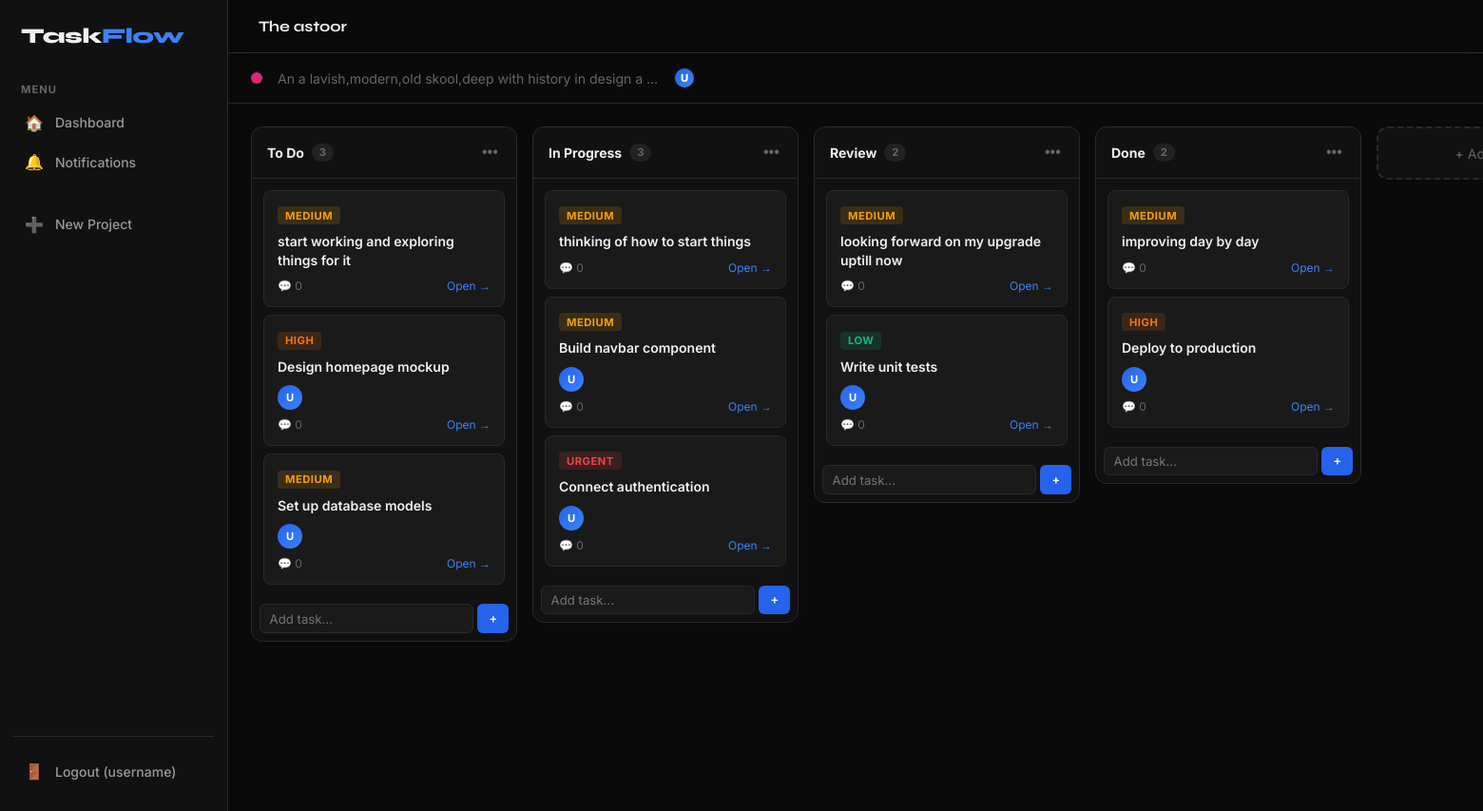
Page /board/1/ (signed in) on the committed database.
### projects/models.py (models this page shows, shortened)
class Project(models.Model):
    name = models.CharField(max_length=200)
    description = models.TextField(blank=True)
    owner = models.ForeignKey(User, on_delete=models.CASCADE, related_name='owned_projects')
    members = models.ManyToManyField(User, related_name='projects', blank=True)
    color = models.CharField(max_length=7, default='#7c3aed')
    created_at = models.DateTimeField(auto_now_add=True)
    updated_at = models.DateTimeField(auto_now=True)

class Column(models.Model):
    project = models.ForeignKey(Project, on_delete=models.CASCADE, related_name='columns')
    name = models.CharField(max_length=100)
    order = models.PositiveIntegerField(default=0)
    color = models.CharField(max_length=7, default='#2a2a2a')
    class Meta:
        ordering = ['order']

class Task(models.Model):
    PRIORITY_CHOICES = [
        ('low', 'Low'),
        ('medium', 'Medium'),
        ('high', 'High'),
        ('urgent', 'Urgent'),
    ]
    column = models.ForeignKey(Column, on_delete=models.CASCADE, related_name='tasks')
    title = models.CharField(max_length=200)
    description = models.TextField(blank=True)
    assignees = models.ManyToManyField(User, related_name='assigned_tasks', blank=True)
    created_by = models.ForeignKey(User, on_delete=models.CASCADE, related_name='created_tasks')
    priority = models.CharField(max_length=10, choices=PRIORITY_CHOICES, default='medium')
    due_date = models.DateField(null=True, blank=True)
    order = models.PositiveIntegerField(default=0)
    created_at = models.DateTimeField(auto_now_add=True)
    updated_at = models.DateTimeField(auto_now=True)
    class Meta:
        ordering = ['order', 'created_at']

### projects/views.py (the view)
# urls.py: path('board/<int:project_id>/', views.board, name='board'),
@login_required
def board(request, project_id):
    project = get_object_or_404(Project, id=project_id)
    if request.user != project.owner and request.user not in project.members.all():
        return redirect('dashboard')
    columns = project.columns.prefetch_related(
        'tasks', 'tasks__assignees', 'tasks__comments'
    )
    members = list(project.members.all()) + [project.owner]
    return render(request, 'projects/board.html', {
        'project': project,
        'columns': columns,
        'members': members,
    })

### templates/projects/board.html (shortened to what this page needs)
{% extends 'projects/base.html' %}
{% block topbar_title %}{{ project.name }}{% endblock %}
{% block content %}
<div style="display:flex;align-items:center;justify-content:space-between;padding:.75rem 1.5rem;border-bottom:1px solid var(--border)">
  <div style="display:flex;align-items:center;gap:1rem">
    <span style="width:12px;height:12px;border-radius:50%;background:{{ project.color }};display:inline-block"></span>
    <span style="font-size:.875rem;color:var(--text-muted)">{{ project.description|truncatechars:60 }}</span>
    <div style="display:flex;">
      <div class="member-avatar" style="font-size:.7rem">{{ project.owner.username.0|upper }}</div>
    </div>
  </div>
</div>
<div class="board-wrapper" id="board">
  {% for column in columns %}
  <div class="column" data-column-id="{{ column.id }}">
    <div class="column-header">
      <div class="column-name">
        {{ column.name }}
        <span class="column-count">{{ column.tasks.count }}</span>
      </div>
      <div class="dropdown">
        <button class="column-menu-btn" onclick="toggleDropdown('col-menu-{{ column.id }}')">•••</button>
      </div>
    </div>
    <div class="column-body" data-column-id="{{ column.id }}">
      {% for task in column.tasks.all %}
      <div class="task-card" data-task-id="{{ task.id }}" draggable="true">
        <div class="task-card-priority priority-tag-{{ task.priority }}">{{ task.priority }}</div>
        <div class="task-card-title">{{ task.title }}</div>
        {% if task.assignees.all %}
        <div style="display:flex;gap:.25rem;margin-bottom:.5rem">
          {% for a in task.assignees.all|slice:":3" %}
          <div class="avatar avatar-sm" title="{{ a.username }}">{{ a.username.0|upper }}</div>
          {% endfor %}
        </div>
        {% endif %}
        <div class="task-card-footer">
          <div class="task-card-meta">
            <span>💬 {{ task.comments.count }}</span>
          </div>
          <a href="/task/{{ task.id }}/" style="font-size:.75rem;color:var(--accent2)">Open →</a>
        </div>
      </div>
      {% endfor %}
    </div>
    <div style="padding:.5rem">
      <div style="display:flex;gap:.25rem">
        <input type="text" placeholder="Add task..." class="form-control" style="font-size:.825rem;padding:.4rem .6rem"
          onkeydown="if(event.key==='Enter')quickAddTask({{ column.id }},this.nextElementSibling)"
          id="quick-input-{{ column.id }}">
        <button class="btn btn-primary btn-sm" onclick="quickAddTask({{ column.id }}, document.getElementById('quick-input-{{ column.id }}'))">+</button>
      </div>
    </div>
  </div>
  {% endfor %}
  <button class="add-column-btn" onclick="addColumn({{ project.id }})">+ Add Column</button>
</div>
{% endblock %}

### templates/projects/base.html (shortened to what this page needs)
<!DOCTYPE html>
<html lang="en">
<head>
  {% load static %}
  <link rel="stylesheet" href="{% static 'css/style.css' %}">
</head>
<body data-authenticated="{% if user.is_authenticated %}true{% else %}false{% endif %}">
{% if user.is_authenticated %}
<div class="app-shell">
  <aside class="sidebar">
    <div class="logo">Task<span>Flow</span></div>
    <div class="nav-section">
      <div class="nav-label">Menu</div>
      <a href="/" class="nav-item {% block nav_dash %}{% endblock %}">
        <span class="icon">🏠</span> Dashboard
      </a>
      <a href="/notifications/" class="nav-item {% block nav_notifs %}{% endblock %}">
        <span class="icon">🔔</span> Notifications
      </a>
    </div>
    <div class="nav-section">
      <a href="/project/create/" class="nav-item">
        <span class="icon">➕</span> New Project
      </a>
    </div>
    <div class="sidebar-bottom">
      <a href="/logout/" class="nav-item">
        <span class="icon">🚪</span> Logout ({{ user.username }})
      </a>
    </div>
  </aside>
  <div class="main-content">
    <header class="topbar">
      <div class="topbar-title">{% block topbar_title %}TaskFlow{% endblock %}</div>
    </header>
    {% block content %}{% endblock %}
  </div>
</div>
{% else %}
  {% block auth_content %}{% endblock %}
{% endif %}
{% load static %}
</body>
</html>

### rows in the picture
Project: name "The astoor", description "An a lavish,modern,old skool,deep with history in design a …", owner.username.0 "U"
Column: name "To Do", tasks.count "3"
Task: priority "MEDIUM", title "start working and exploring things for it", comments.count "0"
Task: priority "HIGH", title "Design homepage mockup", comments.count "0"
Task: priority "MEDIUM", title "Set up database models", comments.count "0"
Column: name "In Progress", tasks.count "3"
Task: priority "MEDIUM", title "thinking of how to start things", comments.count "0"
Task: priority "MEDIUM", title "Build navbar component", comments.count "0"
Task: priority "URGENT", title "Connect authentication", comments.count "0"
Column: name "Review", tasks.count "2"
Task: priority "MEDIUM", title "looking forward on my upgrade uptill now", comments.count "0"
Task: priority "LOW", title "Write unit tests", comments.count "0"
Column: name "Done", tasks.count "2"
Task: priority "MEDIUM", title "improving day by day", comments.count "0"
Task: priority "HIGH", title "Deploy to production", comments.count "0"

### other values in the picture
{{ user.username }} "username"
{{ a.username.0|upper }} "U"
